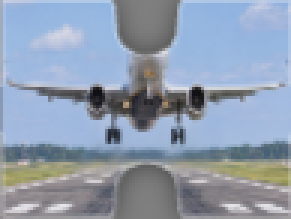
#> input picture datasets/p3cls/train/airplane/g003_g_core22.png, 97 x 73 px (shown 3 times larger)
$ python -i probe_p3_match.py   (imports and definitions only)
#> lines starting #> are read from the running program, lines starting #| are printed output that depends on the picture
#> further down, picture is the input picture: shape (73, 97, 3); mean B, G, R 175.6, 156.9, 143.7
#!/usr/bin/env python3
"""
探针：验证 Part 3 的参考图到底能不能做"逐格像素比对"。

背景（读官方站源码 build 20261115r 得到）：
  * Part 1（animals）的参考格故意换成**同类别的另一张照片**（alternatePhoto），
    所以只能按类别匹配 —— 这是 STATUS.md 里"参考图不能像素比对"的来源；
  * Part 2（white）没有照片；
  * Part 3（mixed）的 `renderMixedPuzzle()` 里，
        this.controls.updatePreviewImage(canvas.toDataURL('image/png'), ...)
    预览用的就是**拼图源画布本身**（照片格 + 纯白格 + 3px 描边）。
    也就是说 Part 3 的参考图和碎片是同像素来源，**逐格比对是可行的**。

这个探针只做一件事：开一局 Part 3，逐块截碎片、逐格截参考图，
算一个 30×25 的相似度矩阵，看
  1) 每块照片碎片是不是都有一个明显更高的格子；
  2) 每格是不是恰好被一块碎片认领（匈牙利匹配一一对应）；
  3) 混淆块是不是整体分数偏低。

用法：
  .venv/bin/python tools/probe_p3_match.py --difficulty 25
产物：logs/probe3/*.png + match_matrix.npz
"""
from __future__ import annotations

import argparse
import json
import math
import sys
import time
from pathlib import Path

import cv2
import numpy as np
from playwright.sync_api import sync_playwright

ROOT = Path(__file__).resolve().parent.parent
sys.path.insert(0, str(ROOT / "src"))
sys.path.insert(0, str(ROOT))

import slots as S                                       # noqa: E402
from net import open_page                                # noqa: E402
from pipeline import detect_board                        # noqa: E402
from play_part2 import canvas_geometry, grab_canvas      # noqa: E402

OFFICIAL = "https://puzzle.moyunliuyin.me/?mode=exam"


# [39 lines left out: functions ref_image, split_cells, is_white, not called in this run]


def prep(img: np.ndarray, size=(96, 72)) -> np.ndarray:
    """统一到固定尺寸，转 Lab，轻度模糊压掉重采样的锯齿。"""
#> called with size = (96, 72)
    g = cv2.resize(img, size, interpolation=cv2.INTER_AREA)
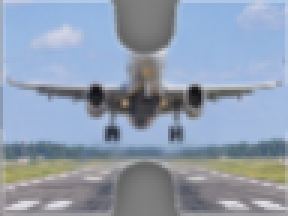
#> g: shape (72, 96, 3) (shown 3 times larger); mean B, G, R 175.6, 156.9, 143.7
    g = cv2.GaussianBlur(g, (3, 3), 0)
    return cv2.cvtColor(g, cv2.COLOR_BGR2LAB).astype(np.float32)
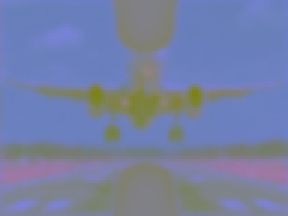
#> returned value: shape (72, 96, 3) float32 (shown 3 times larger); mean of channels 0, 1, 2 163.4, 127.8, 117.1; drawn as B, G, R


# [139 lines left out: functions ncc, score, main, not called in this run]


# [2 lines not run here, left out]

>>> import cv2
>>> picture = cv2.imread('../datasets/p3cls/train/airplane/g003_g_core22.png')
>>> result = prep(picture)

$ run again, on datasets/p3cls/train/airplane/g010_g_core01.png
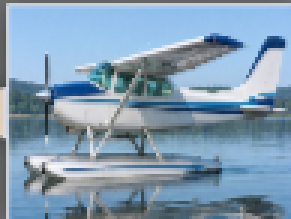
#> input picture datasets/p3cls/train/airplane/g010_g_core01.png, 97 x 73 px (shown 3 times larger)
#> picture is the input picture: shape (73, 97, 3); mean B, G, R 178.5, 156.4, 130.1
#> in prep, `g = cv2.GaussianBlur(g, (3, 3), 0)`:
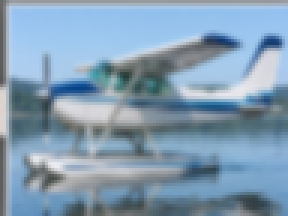
#> g: shape (72, 96, 3) (shown 3 times larger); mean B, G, R 178.9, 156.8, 130.5
#> in prep, `return cv2.cvtColor(g, cv2.COLOR_BGR2LAB).astype(np.float32)`:
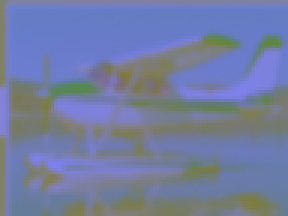
#> returned value: shape (72, 96, 3) float32 (shown 3 times larger); mean of channels 0, 1, 2 161.2, 124.4, 113.7; drawn as B, G, R

$ run again, on datasets/p3cls/train/airplane/g013_g_core17.png
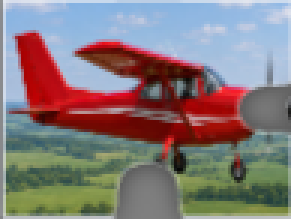
#> input picture datasets/p3cls/train/airplane/g013_g_core17.png, 97 x 73 px (shown 3 times larger)
#> picture is the input picture: shape (73, 97, 3); mean B, G, R 121.5, 121.3, 133.2
#> in prep, `g = cv2.GaussianBlur(g, (3, 3), 0)`:
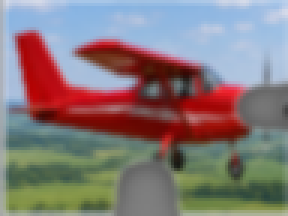
#> g: shape (72, 96, 3) (shown 3 times larger); mean B, G, R 121.5, 121.3, 133.1
#> in prep, `return cv2.cvtColor(g, cv2.COLOR_BGR2LAB).astype(np.float32)`:
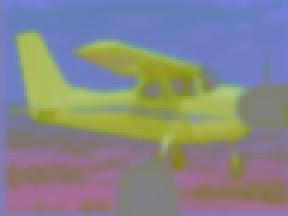
#> returned value: shape (72, 96, 3) float32 (shown 3 times larger); mean of channels 0, 1, 2 136.4, 133.8, 133.4; drawn as B, G, R

$ run again, on datasets/p3cls/train/airplane/g016_g_core26.png
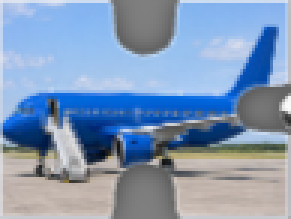
#> input picture datasets/p3cls/train/airplane/g016_g_core26.png, 97 x 73 px (shown 3 times larger)
#> picture is the input picture: shape (73, 97, 3); mean B, G, R 182.9, 153.1, 130.4
#> in prep, `g = cv2.GaussianBlur(g, (3, 3), 0)`:
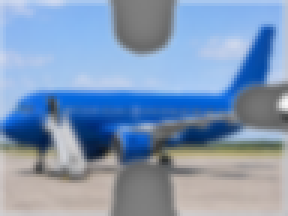
#> g: shape (72, 96, 3) (shown 3 times larger); mean B, G, R 182.9, 153, 130.1
#> in prep, `return cv2.cvtColor(g, cv2.COLOR_BGR2LAB).astype(np.float32)`:
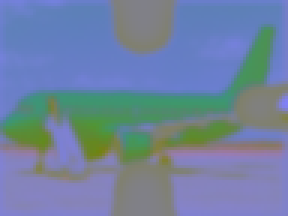
#> returned value: shape (72, 96, 3) float32 (shown 3 times larger); mean of channels 0, 1, 2 159.6, 130.1, 110.5; drawn as B, G, R
